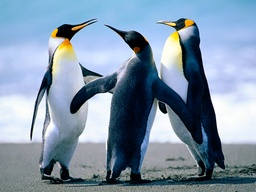
#> input picture InputImage.jpg, 256 x 192 px, shrunk from 1024 x 768 before the run
$ python Kmeans.py InputImage.jpg InputImage.jpg 3   (Python 2 division)   (older library calls are emulated)
#> lines starting #> are read from the running program, lines starting #| are printed output that depends on the picture
# -*- coding: utf-8 -*-
"""
Created on Sun Oct 28 10:26:51 2018

@author
Name: Bhavya Kashetty
"""
from skimage import io
import numpy as np
import random
import scipy.misc
import copy
import sys


if len(sys.argv) < 4:
    print "Usage: Kmeans <input-image> <input-image> <k>";
    sys.exit()

impagePath = sys.argv[1] #r'E:/Koala.jpg'
oupImgPath = sys.argv[2]#r'E:/photo1.jpeg'
image = io.imread(impagePath)
#> image is the input picture: shape (192, 256, 3); mean R, G, B 128.2, 148.1, 168.1
io.imshow(image)
#io.show()
noOfClusters =  int(sys.argv[3])#number of clusters
max_iters = 20 #number of times the k-mean should run
rows = image.shape[0]
#> rows = 192
cols = image.shape[1]
#> cols = 256
rgb = image.reshape(image.shape[0]*image.shape[1],3)

#find the initial centroids
def init_centroids(rgb,K):
    return random.sample(list(rgb),K)

#run k-means algorithm
def kmeans(rgb,c,K):
    idx = copy.deepcopy(rgb)#np.zeros((np.size(rgb,0),1))
    rgbLen = len(rgb)
    classes = {}
    for iter in xrange(0,max_iters):
        classes =  [[] for p in range(0,K)]
        for i in xrange(0,rgbLen):
            #find the distance from each point to the cluster point
            distance = [ np.linalg.norm(rgb[i] - c[j]) for j in xrange(0,K)]
            #for each point finding the minimum distance to each cluster
            index = distance.index(min(distance))
            idx[i] = c[index]
            classes[index].append(rgb[i])
        c = [np.average(classes[r],axis=0) for r in xrange(0,K)]
# [4 lines of commented-out code are left out]
    return idx


initial_centroids = init_centroids(rgb,noOfClusters)
#> initial_centroids = [[1, 21, 45], [24, 42, 56], [130, 188, 226]]
rgb1 = kmeans(rgb,initial_centroids,noOfClusters)
#> in kmeans, `rgbLen = len(rgb)`: rgbLen = 49152
output_image = np.reshape(rgb1, (rows, cols, 3))
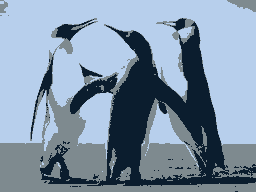
#> output_image: shape (192, 256, 3); mean of channels 0, 1, 2 127.7, 147.2, 167.3; drawn as R, G, B
scipy.misc.imsave(oupImgPath, output_image)
image_compressed = io.imread(oupImgPath)
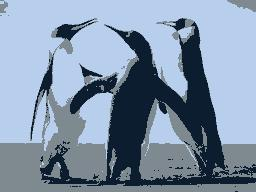
#> image_compressed: shape (192, 256, 3); mean R, G, B 128.8, 146.7, 168.3
io.imshow(image_compressed)
io.show()
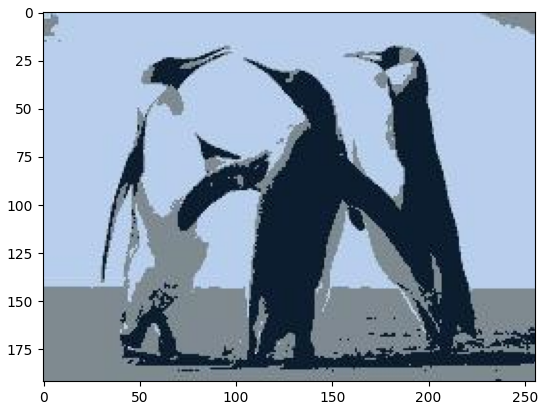
#> figure drawn by matplotlib, 1 panel
